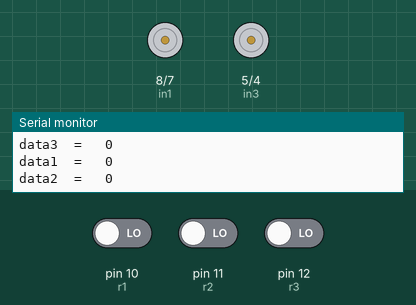
A sketch run on a simulated Arduino Uno, built with avr-gcc and run on an emulated ATmega328P. Shown: motor-driver pin pairs drawn as motors (green arrow = first pin HIGH = forward, orange = second pin HIGH = backward, longer = more drive, scaled by the enable pin), the last lines printed to the serial monitor. The inputs (shaded band) are chosen by the test bench; at power-on: pin 11 (r2) LOW, pin 12 (r3) LOW, pin 10 (r1) LOW.

Above: at 1.2 s.
1.3 s: pin 11 (r2) driven HIGH
At 2.5 s:
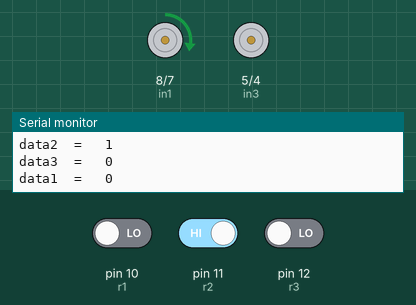
2.8 s: pin 12 (r3) driven HIGH
At 3.3 s:
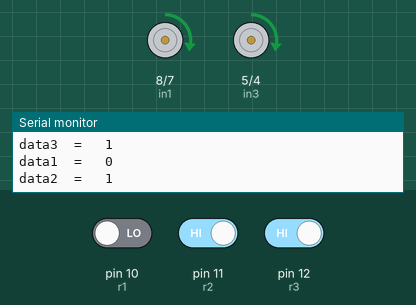
4.3 s: pin 11 (r2) driven LOW
At 5.1 s:
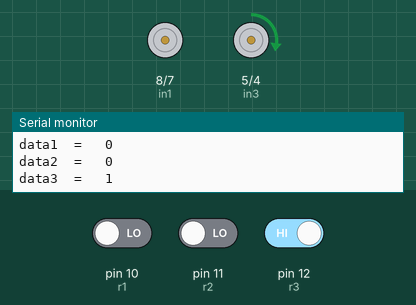
Timing chart, 0 to 7.3 s (numbered marks = the images above; inputs shaded):
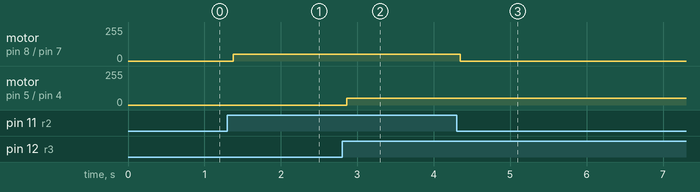

The sketch:

final_code_for_simplest_track.ino
```cpp
// Right Side Motors
int enA = 9,in1=8,in2=7;

// Left Side Motors
int enB = 3,in3=5,in4=4;
//reading data for the 3 sensors //zero for black and 1 for white
int data1,data2,data3;//data1 for center, data2 for right,data3 for left
int r1=10,r2=11,r3=12;// r1 for center,r2 for right, r3 for left;


void setup() {
  // put your setup code here, to run once:
  Serial.begin(9600);
  pinMode(enA , OUTPUT);
  pinMode(in1 , OUTPUT);
  pinMode(in2 , OUTPUT);
  pinMode(enB , OUTPUT);
  pinMode(in3 , OUTPUT);
  pinMode(in4 , OUTPUT);
  pinMode(r1,INPUT);
  pinMode(r2,INPUT);
  pinMode(r3,INPUT);
}

void loop() {
   data1 =digitalRead(r1);
   data2 =digitalRead(r2);
   data3 =digitalRead(r3);
   Serial.print("data1  =   ");
   Serial.println(data1);

    Serial.print("data2  =   ");
   Serial.println(data2);
    Serial.print("data3  =   ");
   Serial.println(data3);


  if(data1==HIGH&&data2==HIGH&&data3==HIGH)//the three sensors see white
  {//stop
        digitalWrite(in1,LOW);
        digitalWrite(in2,LOW);
        analogWrite(enA,0);
        digitalWrite(in3,LOW);
        digitalWrite(in4,LOW);
        analogWrite(enB,0);
    }
else if(data1==LOW&&data2==HIGH&&data3==HIGH)//the middle sees black while the others white
{
        //FORWARD
        digitalWrite(in1,HIGH);
        digitalWrite(in2,LOW);
        analogWrite(enA,50);
        digitalWrite(in3,HIGH);
        digitalWrite(in4,LOW);
        analogWrite(enB,50);
  }

else if(data1==LOW&&data2==HIGH&&data3==LOW)//the middle and left see black while the right sees others white
{
        //FORWARD LEFT
        digitalWrite(in1,HIGH);
        digitalWrite(in2,LOW);
        analogWrite(enA,50);
        digitalWrite(in3,LOW);
        digitalWrite(in4,LOW);
        analogWrite(enB,0);
  }
else if(data1==LOW&&data2==LOW&&data3==HIGH)//the middle and right see black while the left sees  white
{
      // FORWARD RIGHT
        digitalWrite(in1,LOW);
        digitalWrite(in2,LOW);
        analogWrite(enA,0);
        digitalWrite(in3,HIGH);
        digitalWrite(in4,LOW);
        analogWrite(enB,50);

  }

 else if(data1==HIGH&&data2==HIGH&&data3==LOW)//the middle and right see white while the left sees  black
 {
    //FORWARD LEFT
        digitalWrite(in1,HIGH);
        digitalWrite(in2,LOW);
        analogWrite(enA,50);
        digitalWrite(in3,LOW);
        digitalWrite(in4,LOW);
        analogWrite(enB,0);
  }

 else if(data1==HIGH&&data2==LOW&&data3==HIGH)//the middle and left see white while the right sees  black
 {
  // FORWARD RIGHT
        digitalWrite(in1,LOW);
        digitalWrite(in2,LOW);
        analogWrite(enA,0);
        digitalWrite(in3,HIGH);
        digitalWrite(in4,LOW);
        analogWrite(enB,50);
  }

      /*  //REVERSE
        digitalWrite(in1,LOW);
        digitalWrite(in2,HIGH);
        analogWrite(enA,250);
        digitalWrite(in3,LOW);
        digitalWrite(in4,HIGH);
        analogWrite(enB,250);
      //BACKWARD LEFT
        digitalWrite(in1,LOW);
        digitalWrite(in2,HIGH);
        analogWrite(enA,250);
        digitalWrite(in3,LOW);
        digitalWrite(in4,LOW);
        analogWrite(enB,0);
      //BACKWARD RIGHT
        digitalWrite(in1,LOW);
        digitalWrite(in2,LOW);
        analogWrite(enA,0);
        digitalWrite(in3,LOW);
        digitalWrite(in4,HIGH);
        analogWrite(enB,250);*/
}
```

Measured:
- after the input at 1.3 s, motor on pin 8 (in1) / pin 7 (in2): stopped → forward 50/255 after 0.07 s
- after the input at 2.8 s, motor on pin 5 (in3) / pin 4 (in4): stopped → forward 50/255 after 0.06 s
- after the input at 4.3 s, motor on pin 8 (in1) / pin 7 (in2): forward 50/255 → stopped at once
